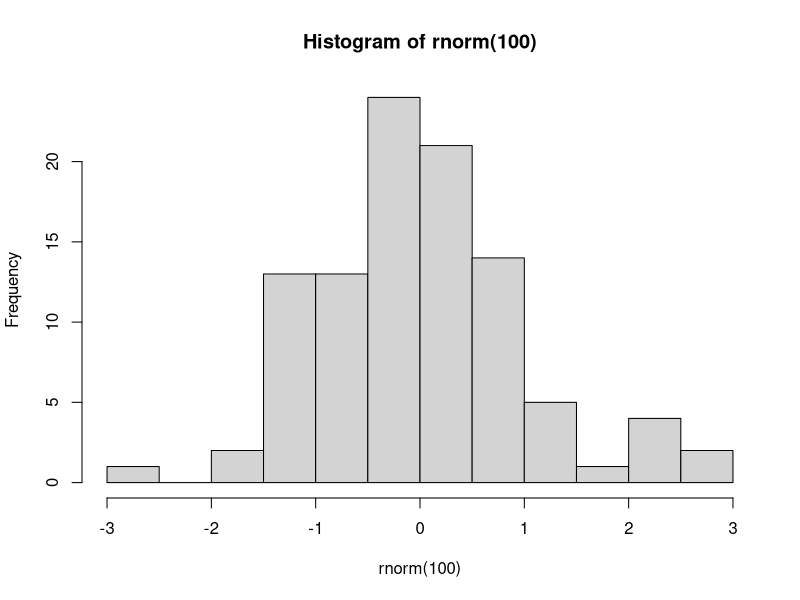

This figure's R source:
## ---- chunk 1
hist(rnorm(100))
